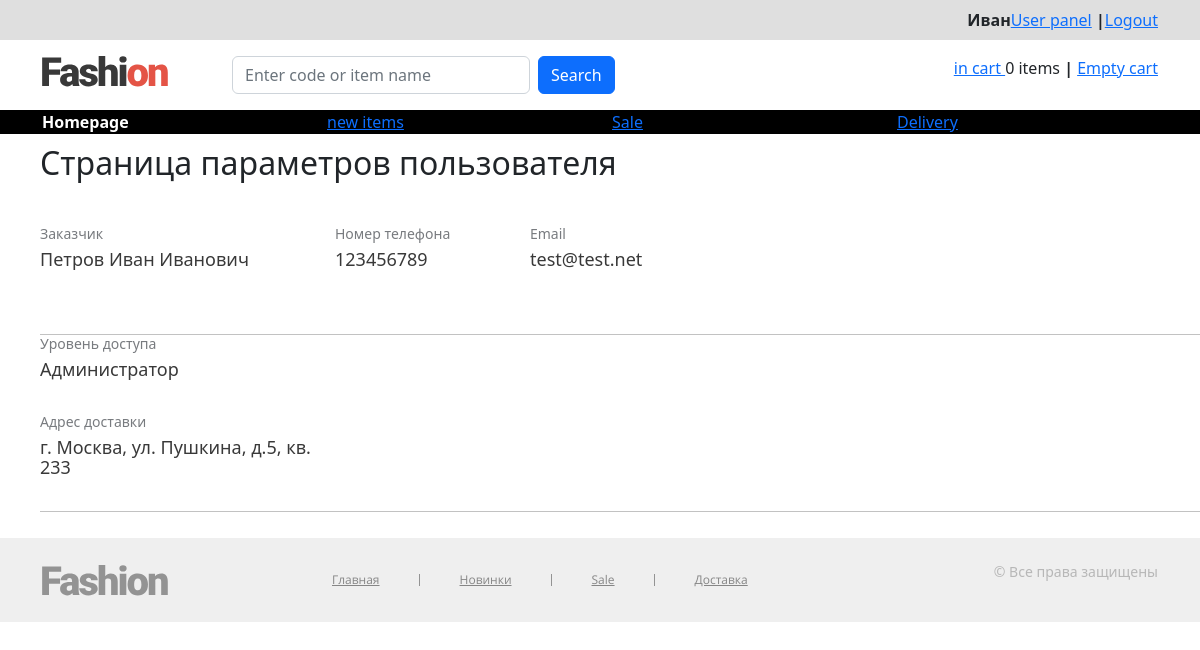
Page /usersettings (signed in) on the committed database.
### tables this page shows
CREATE TABLE `users` (
  `id` int(11) NOT NULL,
  `active_flag` tinyint(4) NOT NULL,
  `name` varchar(45) NOT NULL,
  `sur_name` varchar(45) NOT NULL,
  `second_name` varchar(45) NOT NULL,
  `email` varchar(45) NOT NULL,
  `phone` varchar(45) NOT NULL,
  `password` varchar(45) NOT NULL,
  `address` text NOT NULL
);

### src/application/core/view.php (called while the page is built, shortened)
<?php
class View
{
    function generate($content_view, $template_view = null, $data = null, $title_page = null)
    {
        include 'application/core/functions.php';
        include 'application/views/' . $template_view;
    }
}

### src/application/bootstrap.php (called while the page is built, shortened)
<?php
require_once 'core/view.php';
require_once 'core/route.php';
Route::start();

### src/index.php (called while the page is built, shortened)
<?php
require_once 'application/bootstrap.php';

### src/application/core/functions.php (called while the page is built, shortened)
<?php
if (isset($_SESSION["loginStatus"])) {
    $currentLogin = $_SESSION["currentLogin"];
}

### src/application/models/model_usersettings.php (called while the page is built, shortened)
<?php
class Model_Usersettings extends Model{
    public function userSettings($id)
    {
        $db = new Database();
        $pdo = $db->getDatabaseError();
        $data = array();
        $arrayItems = $pdo->prepare("SELECT * FROM users WHERE id=" . $id);
        $arrayItems->execute();
        while ($items = $arrayItems->fetch(PDO::FETCH_ASSOC))
        {
            $data[] = [$items['id'], $items['name'], $items['sur_name'], $items['second_name'], $items['email'], $items['phone'], $items['password'], $items['address']];
        }
        $data[] = $this->userGroup();
        return $data;
    }
    function userGroup()
    {
        $db = new Database();
        $pdo = $db->getDatabaseError();
        $arrayItems = $pdo->prepare("SELECT name FROM `groups` WHERE id =" . $_SESSION['group']);
        if ($arrayItems->execute()) {
            $items = $arrayItems->fetch(PDO::FETCH_ASSOC);
        }
        return $items['name'];
    }
}

### src/application/views/usersettings_view.php (the view, shortened to what this page needs)
<div style="width: 100%; min-height: 275px; padding: 10px; margin-left: 30px;">
<?php
    if ( isset($_SESSION["loginStatus"]) && ($_SESSION['loginStatus'] == true) ) {
?>
<h2>Страница параметров пользователя</h2>
      <div class="order-item__wrapper">
        <div class="order-item__group order-item__group--margin">
          <span class="order-item__title">Заказчик</span>
          <span class="order-item__info"><?= $data[0][2] ?> <?= $data[0][1] ?> <?= $data[0][3] ?></span>
        </div>
        <div class="order-item__group">
          <span class="order-item__title">Номер телефона</span>
          <span class="order-item__info"><?= $data[0][5] ?></span>
        </div>
        <div class="order-item__group">
          <span class="order-item__title">Email</span>
          <span class="order-item__info"><?= $data[0][4] ?></span>
        </div>
      </div>
      <div class="order-item__group">
          <span class="order-item__title">Уровень доступа</span>
          <span class="order-item__info"><?= $data[1] ?></span>
      </div>
      <div class="order-item__wrapper">
        <div class="order-item__group">
          <span class="order-item__title">Адрес доставки</span>
          <span class="order-item__info"><?= $data[0][7] ?></span>
        </div>
      </div>
<?php
}
?>
</div>

### src/application/core/route.php (shortened to what this page needs)
<?php
class Route
{
    static function start()
    {
        $action_name = 'index';
        $action_name = 'action_'.$action_name;
        $controller = new $controller_name;
        $action = $action_name;
        if(method_exists($controller, $action))
        {
            $controller->$action();
        }
        else
        {
            Route::ErrorPage404();
        }
    }
}

### src/application/controllers/controller_usersettings.php (shortened to what this page needs)
<?php
class Controller_Usersettings extends Controller {
function __construct()
{
    $this->model = new Model_Usersettings();
}
function action_index()
{
    if (isset($_SESSION['loginStatus']) && ($_SESSION['loginStatus'] == true)) {
        $data = $this->model->userSettings($_SESSION['id']);
        $this->view->generate('usersettings_view.php', 'template_view.php', $data, 'Панель пользователя');
    }
}
}

### src/application/views/template_view.php (shortened to what this page needs)
<!DOCTYPE html>
<html lang="ru">
<head>
    <link rel="stylesheet" href="css/style.min.css">
    <link rel="stylesheet" href="css/style.css">
    <link rel="stylesheet" href="css/jquery-ui.css">
    <link rel="stylesheet" href="css/bootstrap.min.css">
</head>
<body>
    <div id="grayMenu" class="container-fluid gray-menu text-dark pt-2 pb-2">
        <div class="container d-flex justify-content-end">
            <strong><?=$currentLogin ? $currentLogin : 'Guest'?></strong>
            <?php
            if ($currentLogin) {
                ?>
                <a href="/user">User panel</a>&nbsp;<b>|</b><br>
                <a href="/login?logout=1">Logout</a>
                <?php
            } else {
                ?>
                <strong><a class="gray-menu-link" href="/login">Login</a></strong>
                <?php
            }
            ?>
        </div>
    </div>
    <div id="whiteMenu" class="container-fluid bg-white">
        <div class="container">
            <div class="row pt-3 pb-3">
                <div class="col col-lg-2">
                    <a class="page-header__logo" href="/"><img src="../img/logo.svg" alt="Fashion"></a>
                </div>
                <div class="col-lg-5">
                    <form id="editDataForm" method="post" action="/" class="gx-2 row">
                        <div class="col-sm-8">
                            <input name="slug" type="text" class="form-control" id="slugInput" placeholder='Enter code or item name'>
                        </div>
                        <div class="col-auto d-flex justify-content-start">
                            <button type="submit" class="btn btn-primary" id="searchButton">Search</button>
                        </div>
                    </form>
                </div>
                <div class="col-md-auto"></div>
                <div class="col">
                    <div class="d-flex justify-content-end">
                        <a href="/addorder">in cart&nbsp;</a>
                        <div id="basketCount">
                            <?php
                            if (isset($_SESSION['basket'])) {
                                echo count($_SESSION['basket']);
                            } else {
                                echo "0";
                            }
                            ?>
                        </div>
                        &nbsp;items<b>&nbsp;|&nbsp;</b>
                        <a href="javascript://" onclick="emptyBasket()" id="mainPageEmptyBasket">Empty cart</a>
                    </div>
                </div>
            </div>
        </div>
    </div>
    <div id="blackMenu" class="container-fluid white-menu-text bg-black text-white d-flex justify-content-start">
        <div class="container">
            <div class="row">
                <div class="col">
                    <a class="black-menu-link" href="/">Homepage</a>
                </div>
                <div class="col">
                    <a href="/new">new items</a>
                </div>
                <div class="col">
                    <a href="/sale">Sale</a>
                </div>
                <div class="col">
                    <a href="/delivery">Delivery</a>
                </div>
            </div>
        </div>
    </div>
    <main class="shop-page">
    <?php include 'application/views/'.$content_view; ?>
    <footer class="page-footer">
      <div class="container">
        <a class="page-footer__logo" href="/">
          <img src="../img/logo--footer.svg" alt="Fashion">
        </a>
        <nav class="page-footer__menu">
          <ul class="main-menu main-menu--footer">
            <li>
              <a class="main-menu__item" href="/index.php">Главная</a>
            </li>
            <li>
              <a class="main-menu__item" href="/new">Новинки</a>
            </li>
            <li>
              <a class="main-menu__item" href="/sale">Sale</a>
            </li>
            <li>
              <a class="main-menu__item" href="/delivery">Доставка</a>
            </li>
          </ul>
        </nav>
        <address class="page-footer__copyright">
          © Все права защищены
        </address>
      </div>
    </footer>
</body>
</html>

### src/css/style.css (style rules this page uses)
body { display: flex; flex-direction: column; margin: 0 auto; min-height: 100vh; font: 16px/22px "Roboto", sans-serif; color: #787B7F; }
.white-menu-text { text-decoration: none !important;; color: white !important;; }
.gray-menu { background-color: #dfdfdf; }
.black-menu-link { text-decoration: none; font-weight: bold; color: white; }
.page-header__logo { display: inline; }
.main-menu { margin: 0; padding: 0; list-style: none; display: flex; font: 12px/18px "Open Sans", sans-serif; }
.main-menu__item { color: #1F1F1F; transition: all 300ms; }
.main-menu--footer li { position: relative; }
.main-menu--footer li:not(:last-child)::after { content: ''; position: absolute; top: 50%; -webkit-transform: translateY(-50%); transform: translateY(-50%); right: 0; width: 1px; height: 12px; background-color: rgba(57, 57, 57, 0.5); }
.main-menu--footer .main-menu__item { padding: 0 40px; color: rgba(31, 31, 31, 0.5); }
.shop-page { display: flex; flex-direction: column; flex-grow: 1; }
.page-footer { padding-top: 25px; padding-bottom: 25px; background-color: #EFEFEF; }
.page-footer .container { display: flex; align-items: center; }
.page-footer__logo { width: 150px; margin-right: 100px; }
.page-footer__copyright { margin-left: auto; font-size: 14px; line-height: 18px; color: rgba(127, 127, 127, 0.5); font-style: normal; }
.order-item__wrapper { display: flex; flex-wrap: wrap; padding-top: 35px; padding-bottom: 35px; }
.order-item__wrapper:not(:last-child) { border-bottom: 1px solid #c2c2c2; }
.order-item__group { width: 30% font-size: 18px; line-height: 18px; color: #393939; }
.order-item__group:first-child { width: 25%; padding-right: 15px; }
.order-item__group--margin { margin-bottom: 30px; }
.order-item__title { display: block; margin-bottom: 5px; font-size: 14px; line-height: 18px; color: #787B7F; }
.order-item__info { vertical-align: middle; }

### rows in the picture
users: sur_name "Петров", name "Иван", second_name "Иванович", phone "123456789", email "test@test.net", address "г. Москва, ул. Пушкина, д.5, кв. 233"

### other values in the picture
$currentLogin "Иван"
$data[1] "Администратор"
